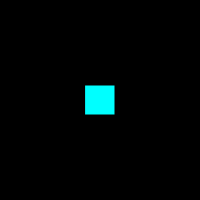
Frame 1 (no input)
Frame 60 (no input): identical to frame 1, image omitted
Frame 120 (the mouse pressed at the canvas centre since frame 60): identical to frame 1, image omitted

The p5.js sketch that drew this single still picture (run headless with seeded random() and noise() and a simulated clock; from frame 60 on, the mouse is pressed at the canvas centre):

// p5.js sketch
// ── sketch.js
function setup() {
    createCanvas(200, 200);

}

function draw() {
    background(0);
    rectMode(CENTER);
    fill(0, 255, 255);
    rect(100, 100, 30, 30);

}
